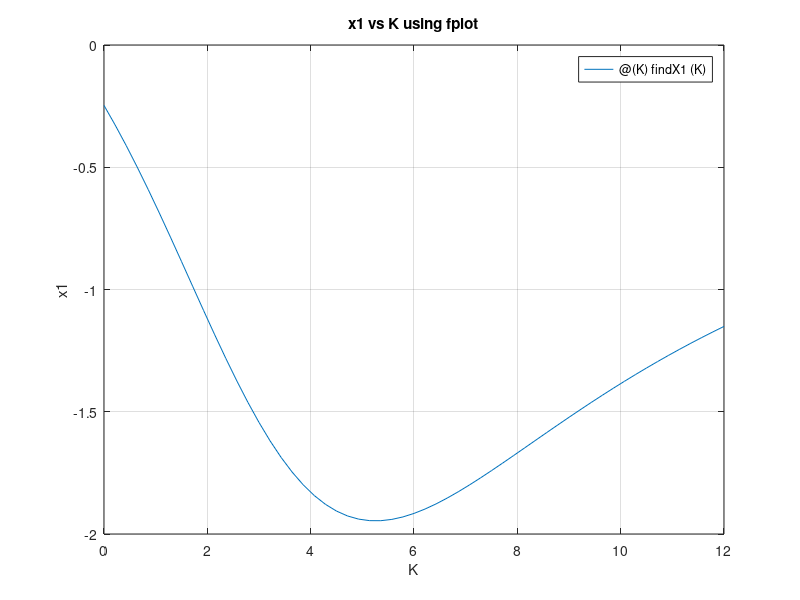
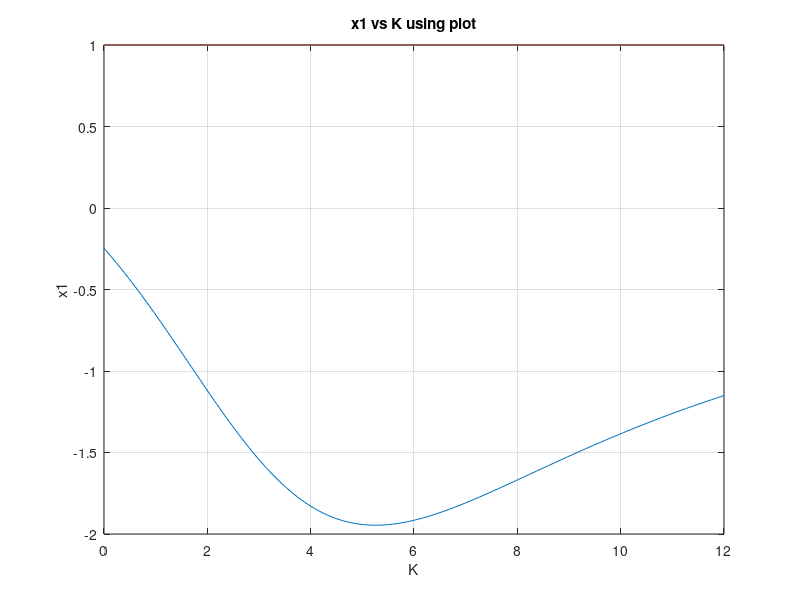

Reproduce these figures in MATLAB, in order. (Note: this script raises an error after producing the figures.)
% Zein Hajj-Ali

function [] = lab3P2()

% If K=0, x1, x2, and x3 are:
x = findXall(0);
fprintf("If K=0, x1, x2, and x3 are: \n");
fprintf("%f\n",x);

% Plot x1 vs K for K=0 to K=12 using fplot:
findXone = @(K) findX1(K);
figure(1);
fplot(findXone, [0 12]);
title("x1 vs K using fplot");
xlabel("K");
ylabel("x1");
grid on;

% Plot x1 vs K for K=0 to K=12 using plot:
xs = linspace(0, 12, 100);
ys = ones(length(xs));
for i = 1:length(xs)
    ys(i) = findX1(xs(i));
end
figure(2);
plot(xs, ys);
title("x1 vs K using plot");
xlabel("K");
ylabel("x1");
grid on;

% Find minimum value of x1 when K is between 0 and 12
Kmin = golden(findXone, 0, 12, 0.001);
x1min = findXone(Kmin);
fprintf("The minimum K is %f \nThe minimum x1 is %f\n", Kmin, x1min);

end

function [x1] = findX1(K)
%findX1: given constant K, will solve and return the solution to x1 from 
%the system of equations:
%           (5-K)x1 - 2x2 + 4x3 = 10
%           -5x1 + (4+K)x2 + 3x3 = 4
%           5x1 + 2x2 + (1+K)3 = -1
%
% INPUTS:
%   K: a constant in the system of equations above
%
% OUTPUTS:
%   x1: the value of x1 from the system of equations

x = findXall(K);

x1 = x(1);

return;

end

function [x] = findXall(K)
%findXall: given constant K, will solve and return a vector containing the
%solution to x1, x2, and x3 from the system of equations:
%           (5-K)x1 - 2x2 + 4x3 = 10
%           -5x1 + (4+K)x2 + 3x3 = 4
%           5x1 + 2x2 + (1+K)3 = -1
%
% INPUTS:
%   K: a constant in the system of equations above
%
% OUTPUTS:
%   x: a vector containing the values for x1, x2, and x3

L = [5-K, -2, 4;
    -5, 4+K, 3;
    5, 2, 1+K];
R = [10; 4; -1];

x = L\R;

return;

end